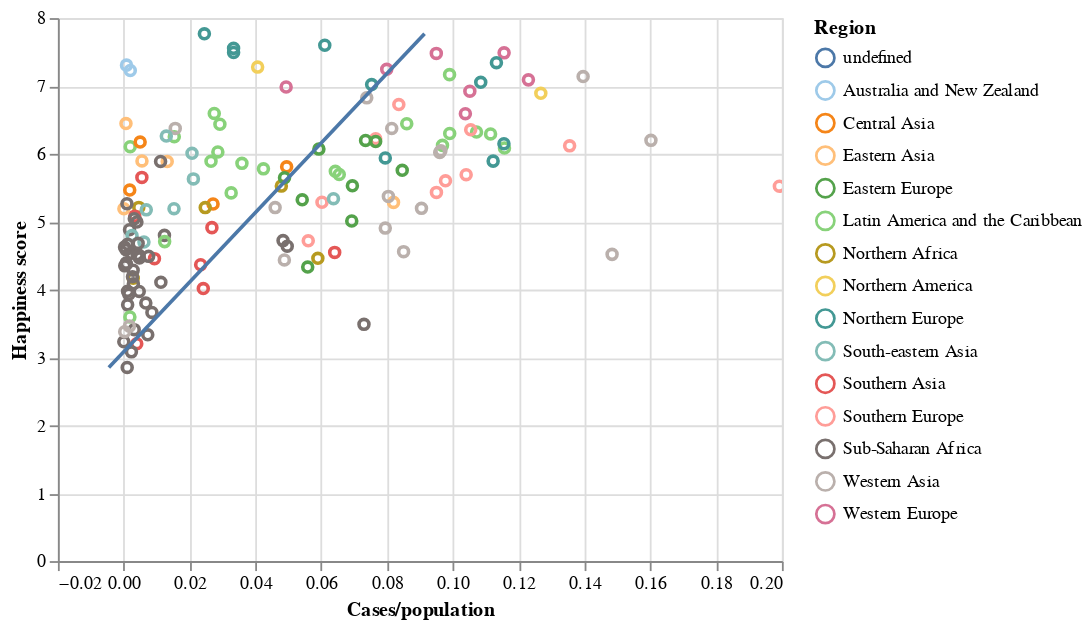

The code cell stored with this chart in its notebook:
### Code cell
ScoreByCases.interactive().add_selection(selection)  + ScoreByCasesLine

### Figure 1 — Vega-Lite specification as saved in the notebook (floating-point values rounded to 4 significant figures; data arrays with more than 128 entries replaced by an {"elided": "..."} marker saying what was removed)
{"config": {"view": {"continuousWidth": 400, "continuousHeight": 300}}, "layer": [{"mark": "point", "encoding": {"color": {"type": "nominal", "field": "Region", "scale": {"scheme": "tableau20"}}, "opacity": {"condition": {"value": 1, "selection": "selector352"}, "value": 0.1}, "tooltip": [{"type": "nominal", "field": "Country"}, {"type": "quantitative", "field": "Cases"}], "x": {"type": "quantitative", "field": "Cases/population"}, "y": {"type": "quantitative", "field": "Happiness score"}}, "selection": {"selector357": {"type": "interval", "bind": "scales", "encodings": ["x", "y"]}, "selector352": {"type": "multi", "fields": ["Region"], "bind": "legend"}}}, {"mark": "line", "encoding": {"color": {"type": "nominal", "field": "Region", "scale": {"scheme": "tableau20"}}, "opacity": {"condition": {"value": 1, "selection": "selector352"}, "value": 0.1}, "tooltip": [{"type": "nominal", "field": "Country"}, {"type": "quantitative", "field": "Cases"}], "x": {"type": "quantitative", "field": "Cases/population"}, "y": {"type": "quantitative", "field": "Happiness score"}}, "transform": [{"on": "Happiness score", "regression": "Cases/population"}]}], "data": {"name": "data-eecb02b8fc6347241acc941c20805a53"}, "$schema": "https://vega.github.io/schema/vega-lite/v4.8.1.json", "datasets": {"data-eecb02b8fc6347241acc941c20805a53": {"elided": "195 records"}}}
